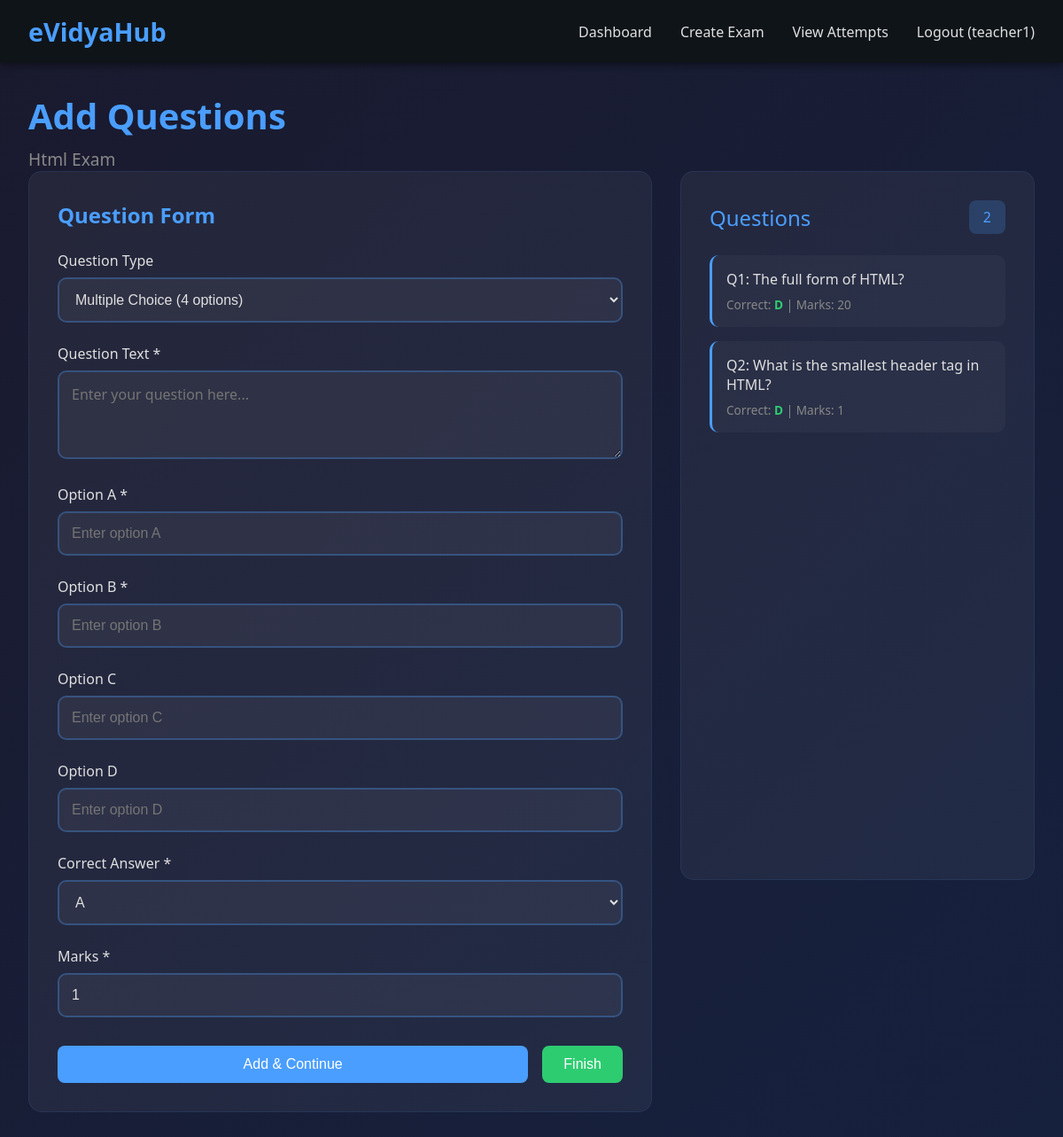
Page /teacher/exam/3/add-question/ (signed in) on the committed database.
### exam/models.py (models this page shows, shortened)
class Exam(models.Model):
    teacher = models.ForeignKey(User, on_delete=models.CASCADE, related_name='created_exams')
    title = models.CharField(max_length=200)
    description = models.TextField()
    duration = models.IntegerField(help_text="Duration in minutes")
    total_marks = models.IntegerField()
    created_at = models.DateTimeField(auto_now_add=True)
    updated_at = models.DateTimeField(auto_now=True)
    is_active = models.BooleanField(default=True)
    class Meta:
        ordering = ['-created_at']
        verbose_name = "Exam"
        verbose_name_plural = "Exams"

class Question(models.Model):
    QUESTION_TYPE_CHOICES = [
        ('mcq', 'Multiple Choice'),
        ('true_false', 'True/False'),
    ]
    exam = models.ForeignKey(Exam, on_delete=models.CASCADE, related_name='questions')
    question_text = models.TextField()
    question_type = models.CharField(max_length=20, choices=QUESTION_TYPE_CHOICES, default='mcq')
    option_a = models.CharField(max_length=200)
    option_b = models.CharField(max_length=200)
    option_c = models.CharField(max_length=200, blank=True)
    option_d = models.CharField(max_length=200, blank=True)
    correct_answer = models.CharField(max_length=1, help_text="Enter A, B, C, or D")
    marks = models.IntegerField(default=1)
    class Meta:
        verbose_name = "Question"
        verbose_name_plural = "Questions"

### exam/views.py (the view, shortened to what this page needs)
# urls.py: path('teacher/exam/<int:exam_id>/add-question/', views.add_question, name='add_question'),
@login_required
def add_question(request, exam_id):
    exam = get_object_or_404(Exam, id=exam_id, teacher=request.user)
    questions = exam.questions.all()
    context = {
        'exam': exam,
        'questions': questions
    }
    return render(request, 'add_question.html', context)

### templates/add_question.html (shortened to what this page needs)
{% extends 'base.html' %}
{% block content %}
<div class="page-header">
    <h1 class="page-title">Add Questions</h1>
    <p class="page-subtitle">{{ exam.title }}</p>
</div>
<div class="content-grid">
    <div class="form-section">
        <h2 class="section-title">Question Form</h2>
        <form method="POST">
            <div class="form-group">
                <label class="form-label">Question Type</label>
                <select name="question_type" class="form-select" id="question-type">
                    <option value="mcq">Multiple Choice (4 options)</option>
                </select>
            </div>
            <div class="form-group">
                <label class="form-label">Question Text *</label>
                <textarea name="question_text" class="form-textarea" placeholder="Enter your question here..." required></textarea>
            </div>
            <div class="form-group">
                <label class="form-label">Option A *</label>
                <input type="text" name="option_a" class="form-input" placeholder="Enter option A" required>
            </div>
            <div class="form-group">
                <label class="form-label">Option B *</label>
                <input type="text" name="option_b" class="form-input" placeholder="Enter option B" required>
            </div>
            <div class="form-group" id="option-c-group">
                <label class="form-label">Option C</label>
                <input type="text" name="option_c" class="form-input" placeholder="Enter option C">
            </div>
            <div class="form-group" id="option-d-group">
                <label class="form-label">Option D</label>
                <input type="text" name="option_d" class="form-input" placeholder="Enter option D">
            </div>
            <div class="form-group">
                <label class="form-label">Correct Answer *</label>
                <select name="correct_answer" class="form-select" id="correct-answer" required>
                    <option value="A">A</option>
                </select>
            </div>
            <div class="form-group">
                <label class="form-label">Marks *</label>
                <input type="number" name="marks" class="form-input" value="1" min="1" required>
            </div>
            <div class="form-actions">
                <button type="submit" name="add_another" class="btn btn-primary" style="flex: 1;">Add & Continue</button>
                <button type="submit" class="btn btn-success">Finish</button>
            </div>
        </form>
    </div>
    <div class="questions-list">
        <div class="list-title">
            <span>Questions</span>
            <span class="question-count">{{ questions.count }}</span>
        </div>
        {% if questions %}
            {% for question in questions %}
            <div class="question-item">
                <div class="question-text">Q{{ forloop.counter }}: {{ question.question_text|truncatewords:15 }}</div>
                <div class="question-meta">
                    <span>Correct: <span class="correct-answer">{{ question.correct_answer }}</span> | Marks: {{ question.marks }}</span>
                </div>
            </div>
            {% endfor %}
        {% else %}
            <div class="empty-state">
                <p>📝 No questions added yet</p>
                <p style="font-size: 0.9rem; margin-top: 0.5rem;">Start adding questions using the form</p>
            </div>
        {% endif %}
    </div>
</div>
{% endblock %}

### templates/base.html (shortened to what this page needs)
<!DOCTYPE html>
<html lang="en">
<head>
</head>
<body>
    {% if user.is_authenticated %}
    <nav class="navbar">
        <a href="{% url 'home' %}" class="navbar-brand">eVidyaHub</a>
        <ul class="navbar-menu">
            {% if user.userprofile.user_type == 'student' %}
                <li><a href="{% url 'student_dashboard' %}">Dashboard</a></li>
                <li><a href="{% url 'student_results' %}">My Results</a></li>
                <li><a href="{% url 'student_profile' %}">Profile</a></li>
            {% else %}
                <li><a href="{% url 'teacher_dashboard' %}">Dashboard</a></li>
                <li><a href="{% url 'create_exam' %}">Create Exam</a></li>
                <li><a href="{% url 'view_attempts' %}">View Attempts</a></li>
            {% endif %}
            <li><a href="{% url 'logout' %}">Logout ({{ user.username }})</a></li>
        </ul>
    </nav>
    {% endif %}
    <div class="container">
        {% block content %}{% endblock %}
    </div>
</body>
</html>

### rows in the picture
Exam: title "Html Exam", count "2"
Question: question_text "The full form of HTML?", correct_answer "D", marks "20"
Question: question_text "What is the smallest header tag in HTML?", correct_answer "D", marks "1"

### other values in the picture
{{ user.username }} "teacher1"
